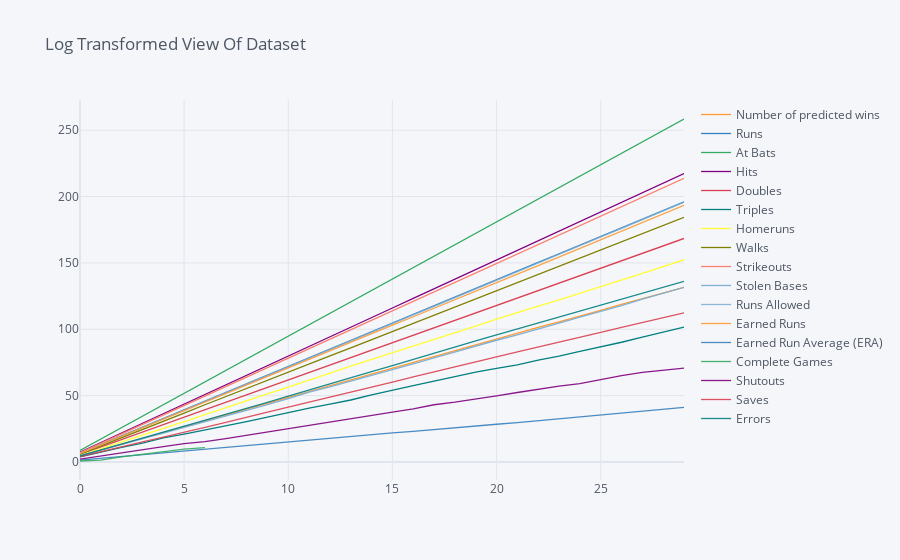

Notebook cell for this chart:
### Markdown cell above
# Exploratory Data Analysis

### Code cell
import numpy as np
import cufflinks as cf
cf.set_config_file(offline=True)
data[data.columns].interpolate().apply(np.log).cumsum().iplot(title='Log Transformed View Of Dataset')

### Figure 1 — Plotly figure (JSON) as saved in the notebook; plotly's stock layout.template omitted (floating-point values rounded to 4 significant figures)
{"data": [{"line": {"color": "rgba(255, 153, 51, 1.0)", "dash": "solid", "shape": "linear", "width": 1.3}, "mode": "lines", "name": "Number of predicted wins", "text": "", "type": "scatter", "x": [0, 1, 2, 3, 4, 5, 6, 7, 8, 9, 10, 11, 12, 13, 14, 15, 16, 17, 18, 19, 20, 21, 22, 23, 24, 25, 26, 27, 28, 29], "y": [4.554, 8.973, 13.37, 17.7, 22.0, 26.53, 31.0, 35.39, 39.78, 44.13, 48.61, 53.07, 57.51, 61.84, 66.06, 70.66, 75.25, 79.82, 84.04, 88.2, 92.7, 97.12, 101.4, 105.6, 109.7, 114.3, 118.7, 123.1, 127.4, 131.6]}, {"line": {"color": "rgba(55, 128, 191, 1.0)", "dash": "solid", "shape": "linear", "width": 1.3}, "mode": "lines", "name": "Runs", "text": "", "type": "scatter", "x": [0, 1, 2, 3, 4, 5, 6, 7, 8, 9, 10, 11, 12, 13, 14, 15, 16, 17, 18, 19, 20, 21, 22, 23, 24, 25, 26, 27, 28, 29], "y": [6.585, 13.13, 19.64, 26.07, 32.6, 39.4, 46.04, 52.6, 59.07, 65.69, 72.31, 78.9, 85.4, 91.88, 98.43, 104.9, 111.4, 118.0, 124.5, 130.9, 137.5, 144.0, 150.4, 156.8, 163.2, 169.7, 176.3, 182.8, 189.3, 195.9]}, {"line": {"color": "rgba(50, 171, 96, 1.0)", "dash": "solid", "shape": "linear", "width": 1.3}, "mode": "lines", "name": "At Bats", "text": "", "type": "scatter", "x": [0, 1, 2, 3, 4, 5, 6, 7, 8, 9, 10, 11, 12, 13, 14, 15, 16, 17, 18, 19, 20, 21, 22, 23, 24, 25, 26, 27, 28, 29], "y": [8.626, 17.23, 25.83, 34.45, 43.08, 51.7, 60.32, 68.93, 77.54, 86.18, 94.79, 103.4, 112.0, 120.6, 129.2, 137.9, 146.5, 155.1, 163.7, 172.3, 181.0, 189.6, 198.2, 206.8, 215.4, 224.0, 232.6, 241.2, 249.8, 258.5]}, {"line": {"color": "rgba(128, 0, 128, 1.0)", "dash": "solid", "shape": "linear", "width": 1.3}, "mode": "lines", "name": "Hits", "text": "", "type": "scatter", "x": [0, 1, 2, 3, 4, 5, 6, 7, 8, 9, 10, 11, 12, 13, 14, 15, 16, 17, 18, 19, 20, 21, 22, 23, 24, 25, 26, 27, 28, 29], "y": [7.311, 14.52, 21.76, 28.99, 36.31, 43.61, 50.85, 58.08, 65.31, 72.62, 79.88, 87.09, 94.29, 101.5, 108.8, 116.0, 123.3, 130.5, 137.7, 144.9, 152.2, 159.4, 166.6, 173.8, 181.1, 188.3, 195.6, 202.9, 210.1, 217.4]}, {"line": {"color": "rgba(219, 64, 82, 1.0)", "dash": "solid", "shape": "linear", "width": 1.3}, "mode": "lines", "name": "Doubles", "text": "", "type": "scatter", "x": [0, 1, 2, 3, 4, 5, 6, 7, 8, 9, 10, 11, 12, 13, 14, 15, 16, 17, 18, 19, 20, 21, 22, 23, 24, 25, 26, 27, 28, 29], "y": [5.704, 11.33, 17.04, 22.6, 28.27, 34.0, 39.6, 45.11, 50.74, 56.42, 62.05, 67.68, 73.17, 78.74, 84.37, 90.03, 95.71, 101.3, 106.9, 112.5, 118.2, 123.7, 129.2, 134.7, 140.3, 145.9, 151.6, 157.2, 162.8, 168.4]}, {"line": {"color": "rgba(0, 128, 128, 1.0)", "dash": "solid", "shape": "linear", "width": 1.3}, "mode": "lines", "name": "Triples", "text": "", "type": "scatter", "x": [0, 1, 2, 3, 4, 5, 6, 7, 8, 9, 10, 11, 12, 13, 14, 15, 16, 17, 18, 19, 20, 21, 22, 23, 24, 25, 26, 27, 28, 29], "y": [3.738, 7.522, 10.89, 14.18, 18.08, 20.91, 23.85, 26.85, 30.32, 33.81, 37.28, 40.54, 43.58, 46.67, 50.5, 54.16, 57.46, 60.86, 64.39, 67.68, 70.52, 73.08, 76.77, 79.66, 83.27, 86.53, 90.19, 94.06, 97.65, 101.5]}, {"line": {"color": "rgba(255, 255, 51, 1.0)", "dash": "solid", "shape": "linear", "width": 1.3}, "mode": "lines", "name": "Homeruns", "text": "", "type": "scatter", "x": [0, 1, 2, 3, 4, 5, 6, 7, 8, 9, 10, 11, 12, 13, 14, 15, 16, 17, 18, 19, 20, 21, 22, 23, 24, 25, 26, 27, 28, 29], "y": [4.934, 9.984, 14.93, 19.85, 24.86, 30.31, 35.67, 41.05, 46.16, 51.25, 56.39, 61.83, 67.0, 72.29, 77.27, 82.19, 87.14, 92.28, 97.25, 102.4, 107.5, 112.7, 117.5, 122.1, 127.0, 132.2, 137.1, 142.2, 147.2, 152.4]}, {"line": {"color": "rgba(128, 128, 0, 1.0)", "dash": "solid", "shape": "linear", "width": 1.3}, "mode": "lines", "name": "Walks", "text": "", "type": "scatter", "x": [0, 1, 2, 3, 4, 5, 6, 7, 8, 9, 10, 11, 12, 13, 14, 15, 16, 17, 18, 19, 20, 21, 22, 23, 24, 25, 26, 27, 28, 29], "y": [5.948, 12.03, 18.31, 24.31, 30.43, 36.78, 43.1, 49.13, 55.21, 61.38, 67.6, 73.79, 79.86, 86.03, 92.19, 98.42, 104.6, 110.9, 116.9, 123.1, 129.3, 135.6, 141.5, 147.7, 153.6, 160.0, 166.1, 172.3, 178.3, 184.3]}, {"line": {"color": "rgba(251, 128, 114, 1.0)", "dash": "solid", "shape": "linear", "width": 1.3}, "mode": "lines", "name": "Strikeouts", "text": "", "type": "scatter", "x": [0, 1, 2, 3, 4, 5, 6, 7, 8, 9, 10, 11, 12, 13, 14, 15, 16, 17, 18, 19, 20, 21, 22, 23, 24, 25, 26, 27, 28, 29], "y": [6.88, 14.02, 21.08, 28.19, 35.33, 42.38, 49.49, 56.68, 63.86, 70.91, 78.02, 85.26, 92.31, 99.51, 106.5, 113.7, 120.9, 128.2, 135.4, 142.5, 149.7, 156.9, 163.9, 170.9, 178.1, 185.2, 192.3, 199.4, 206.6, 213.8]}, {"line": {"color": "rgba(128, 177, 211, 1.0)", "dash": "solid", "shape": "linear", "width": 1.3}, "mode": "lines", "name": "Stolen Bases", "text": "", "type": "scatter", "x": [0, 1, 2, 3, 4, 5, 6, 7, 8, 9, 10, 11, 12, 13, 14, 15, 16, 17, 18, 19, 20, 21, 22, 23, 24, 25, 26, 27, 28, 29], "y": [4.644, 8.893, 13.35, 17.57, 21.99, 26.46, 30.61, 34.39, 38.86, 43.12, 47.73, 52.53, 56.48, 60.72, 65.07, 69.31, 73.89, 78.44, 82.88, 87.77, 91.71, 95.75, 100.5, 104.7, 109.2, 113.3, 117.8, 122.7, 127.1, 131.7]}, {"line": {"color": "rgba(128, 177, 211, 0.8999999999999999)", "dash": "solid", "shape": "linear", "width": 1.3}, "mode": "lines", "name": "Runs Allowed", "text": "", "type": "scatter", "x": [0, 1, 2, 3, 4, 5, 6, 7, 8, 9, 10, 11, 12, 13, 14, 15, 16, 17, 18, 19, 20, 21, 22, 23, 24, 25, 26, 27, 28, 29], "y": [6.463, 13.01, 19.48, 26.03, 32.72, 39.22, 45.77, 52.31, 58.78, 65.4, 72.0, 78.43, 84.94, 91.53, 98.12, 104.4, 110.8, 117.2, 123.8, 130.4, 136.8, 143.3, 149.8, 156.4, 163.1, 169.5, 176.0, 182.5, 189.1, 195.9]}, {"line": {"color": "rgba(255, 153, 51, 0.8999999999999999)", "dash": "solid", "shape": "linear", "width": 1.3}, "mode": "lines", "name": "Earned Runs", "text": "", "type": "scatter", "x": [0, 1, 2, 3, 4, 5, 6, 7, 8, 9, 10, 11, 12, 13, 14, 15, 16, 17, 18, 19, 20, 21, 22, 23, 24, 25, 26, 27, 28, 29], "y": [6.399, 12.88, 19.25, 25.72, 32.33, 38.74, 45.22, 51.69, 58.1, 64.64, 71.16, 77.51, 83.96, 90.47, 96.97, 103.1, 109.4, 115.7, 122.2, 128.8, 135.1, 141.5, 147.9, 154.5, 161.1, 167.4, 173.8, 180.3, 186.8, 193.5]}, {"line": {"color": "rgba(55, 128, 191, 0.8999999999999999)", "dash": "solid", "shape": "linear", "width": 1.3}, "mode": "lines", "name": "Earned Run Average (ERA)", "text": "", "type": "scatter", "x": [0, 1, 2, 3, 4, 5, 6, 7, 8, 9, 10, 11, 12, 13, 14, 15, 16, 17, 18, 19, 20, 21, 22, 23, 24, 25, 26, 27, 28, 29], "y": [1.316, 2.72, 4.02, 5.402, 6.936, 8.271, 9.665, 11.06, 12.38, 13.84, 15.29, 16.56, 17.93, 19.36, 20.78, 21.86, 23.02, 24.23, 25.69, 27.15, 28.39, 29.67, 31.06, 32.55, 34.09, 35.33, 36.64, 38.04, 39.45, 41.07]}, {"line": {"color": "rgba(50, 171, 96, 0.8999999999999999)", "dash": "solid", "shape": "linear", "width": 1.3}, "mode": "lines", "name": "Complete Games", "text": "", "type": "scatter", "x": [0, 1, 2, 3, 4, 5, 6, 7, 8, 9, 10, 11, 12, 13, 14, 15, 16, 17, 18, 19, 20, 21, 22, 23, 24, 25, 26, 27, 28, 29], "y": [0.6931, 1.386, 3.784, 5.73, 7.676, 9.622, 10.72, null, null, null, null, null, null, null, null, null, null, null, null, null, null, null, null, null, null, null, null, null, null, null]}, {"line": {"color": "rgba(128, 0, 128, 0.8999999999999999)", "dash": "solid", "shape": "linear", "width": 1.3}, "mode": "lines", "name": "Shutouts", "text": "", "type": "scatter", "x": [0, 1, 2, 3, 4, 5, 6, 7, 8, 9, 10, 11, 12, 13, 14, 15, 16, 17, 18, 19, 20, 21, 22, 23, 24, 25, 26, 27, 28, 29], "y": [2.079, 4.564, 6.867, 9.064, 11.55, 13.85, 15.24, 17.54, 20.03, 22.33, 24.53, 27.09, 29.58, 32.06, 34.77, 37.48, 40.04, 43.09, 45.03, 47.11, 49.75, 52.31, 54.8, 57.1, 59.05, 62.09, 64.98, 67.47, 69.26, 70.65]}, {"line": {"color": "rgba(219, 64, 82, 0.8999999999999999)", "dash": "solid", "shape": "linear", "width": 1.3}, "mode": "lines", "name": "Saves", "text": "", "type": "scatter", "x": [0, 1, 2, 3, 4, 5, 6, 7, 8, 9, 10, 11, 12, 13, 14, 15, 16, 17, 18, 19, 20, 21, 22, 23, 24, 25, 26, 27, 28, 29], "y": [4.025, 7.832, 11.47, 15.08, 18.64, 22.16, 26.03, 29.79, 33.89, 37.58, 41.38, 45.05, 48.88, 52.68, 56.02, 60.14, 64.13, 68.0, 71.69, 75.25, 79.16, 82.87, 86.43, 90.21, 93.77, 97.62, 101.3, 105.1, 108.8, 112.4]}, {"line": {"color": "rgba(0, 128, 128, 0.8999999999999999)", "dash": "solid", "shape": "linear", "width": 1.3}, "mode": "lines", "name": "Errors", "text": "", "type": "scatter", "x": [0, 1, 2, 3, 4, 5, 6, 7, 8, 9, 10, 11, 12, 13, 14, 15, 16, 17, 18, 19, 20, 21, 22, 23, 24, 25, 26, 27, 28, 29], "y": [4.477, 8.932, 13.3, 17.92, 22.37, 26.85, 31.38, 35.72, 40.28, 44.85, 49.63, 54.07, 58.61, 63.15, 67.99, 72.55, 77.36, 82.06, 86.82, 91.32, 95.8, 100.3, 104.6, 109.1, 113.9, 118.2, 122.6, 127.0, 131.6, 136.1]}], "layout": {"legend": {"bgcolor": "#F5F6F9", "font": {"color": "#4D5663"}}, "paper_bgcolor": "#F5F6F9", "plot_bgcolor": "#F5F6F9", "title": {"font": {"color": "#4D5663"}, "text": "Log Transformed View Of Dataset"}, "xaxis": {"gridcolor": "#E1E5ED", "showgrid": true, "tickfont": {"color": "#4D5663"}, "title": {"font": {"color": "#4D5663"}, "text": ""}, "zerolinecolor": "#E1E5ED"}, "yaxis": {"gridcolor": "#E1E5ED", "showgrid": true, "tickfont": {"color": "#4D5663"}, "title": {"font": {"color": "#4D5663"}, "text": ""}, "zerolinecolor": "#E1E5ED"}}}
